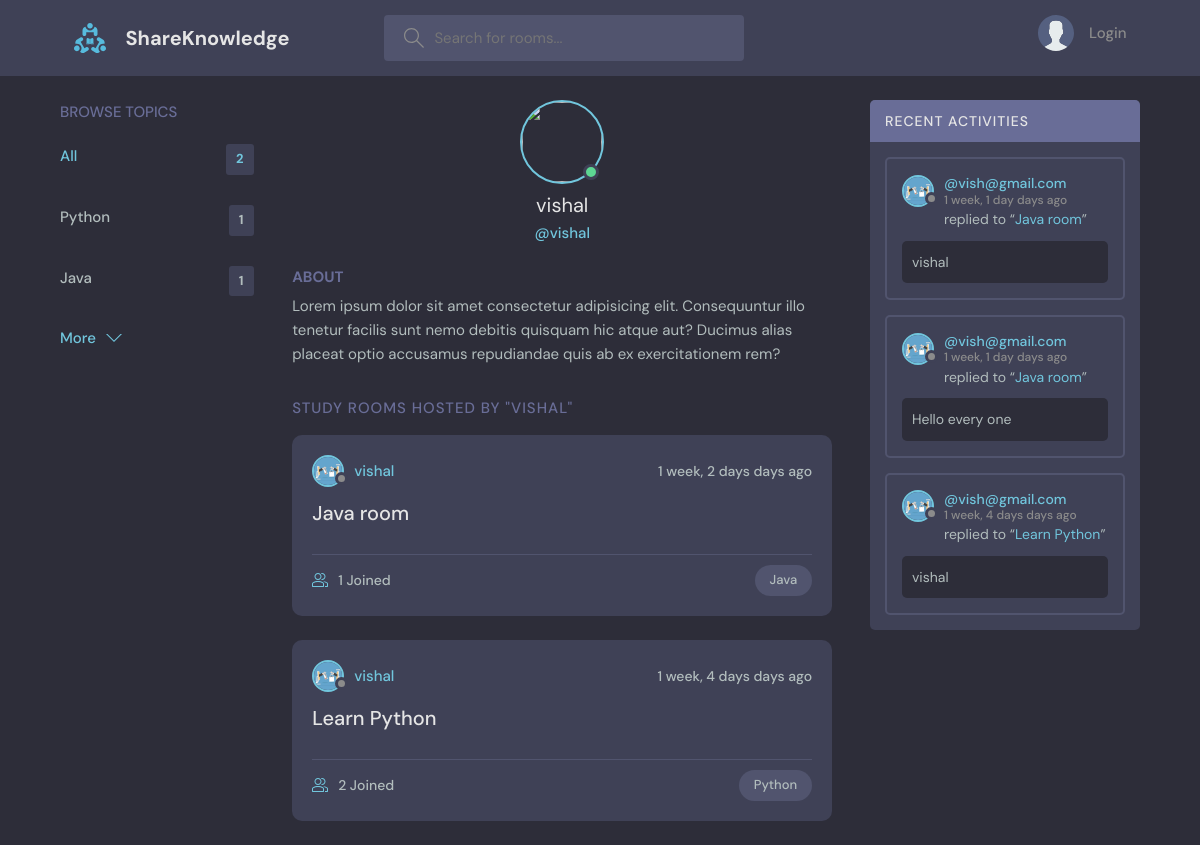
Before: /user-profile/1/ with the older database file.
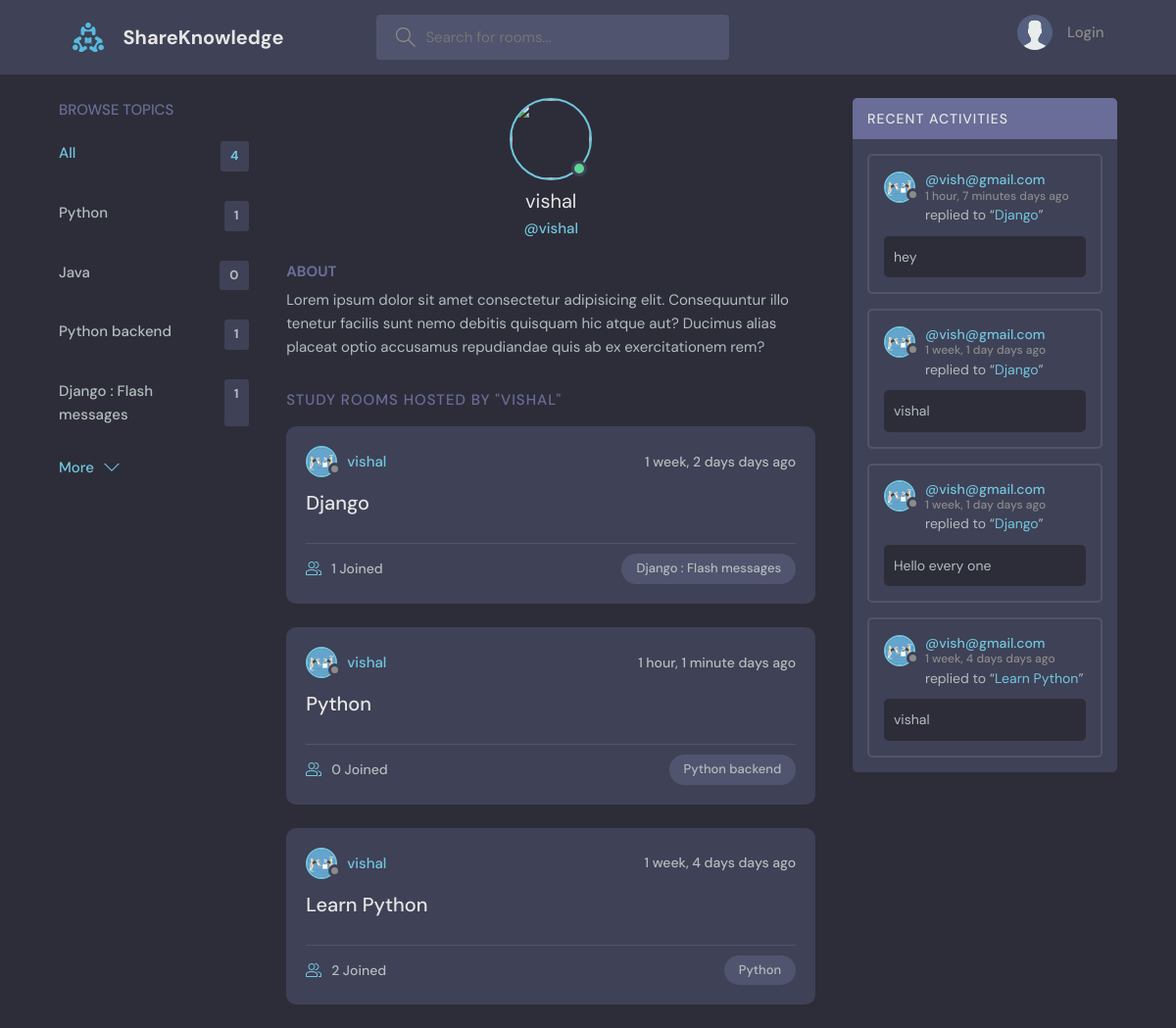
After: the same page with the newer database file.
### base/models.py (models this page shows, shortened)
class Topic(models.Model):
    name = models.CharField(max_length=200)
    def __str__(self):
        return self.name

class Room(models.Model):
    host = models.ForeignKey(User, on_delete=models.SET_NULL, null=True)
    topic = models.ForeignKey(Topic, on_delete=models.SET_NULL, null=True)
    name = models.CharField(max_length=100)
    description = models.TextField(null=True, blank=True)  # blank means we can update or add anytime
    participants = models.ManyToManyField(User, related_name='participants', blank=True)
    created = models.DateTimeField(auto_now_add=True)
    updated = models.DateTimeField(auto_now=True)
    class Meta:
        ordering = ['-updated', '-created']
    def __str__(self):
        return self.name

class User(AbstractUser):
    name = models.CharField(max_length=200, null=True)
    email = models.EmailField(unique=True, null=True)
    bio = models.TextField(null=True)
    avatar = models.ImageField(null=True, default="avatar.svg")
    USERNAME_FIELD = 'email'
    REQUIRED_FIELDS = []

class Messages(models.Model):
    user = models.ForeignKey(User, on_delete=models.CASCADE)
    room = models.ForeignKey(Room, on_delete=models.CASCADE)
    body = models.TextField()
    created = models.DateTimeField(auto_now_add=True)
    updated = models.DateTimeField(auto_now=True)
    class Meta:
        ordering = ['-updated', '-created']

### base/views.py (the view)
# urls.py: path('user-profile/<int:pk>/', userProfile, name='user-profile'),
def userProfile(request, pk):
    user = User.objects.get(pk=pk)
    rooms = user.room_set.all()     # i use rooms bcz in feed_component.html i iterate rooms data. then room is model and set is method
    room_messages = user.messages_set.all()  # i used same as above line
    topics = Topic.objects.all() # here I want to show all the topics and not only user's topics
    context = {
        'user':user,
        'rooms':rooms,
        'room_messages':room_messages,
        'topics':topics,
    }
    return render(request, 'base/profile.html', context)

### base/templates/base/profile.html (shortened to what this page needs)
{% extends 'main.html' %}
{% block content %}
  <main class="profile-page layout layout--3">
    <div class="container">
      {% include 'base/topics_component.html' %}
      <div class="roomList">
        <div class="profile">
          <div class="profile__avatar">
            <div class="avatar avatar--large active">
              <img src="{{ request.user.avatar.url }}" />
            </div>
          </div>
          <div class="profile__info">
            <h3>{{ user.username }}</h3>
            <p>@{{ user.username }}</p>
          </div>
          <div class="profile__about">
            <h3>About</h3>
            <p>
              Lorem ipsum dolor sit amet consectetur adipisicing elit. Consequuntur illo tenetur
              facilis sunt nemo debitis quisquam hic atque aut? Ducimus alias placeat optio
              accusamus repudiandae quis ab ex exercitationem rem?
            </p>
          </div>
        </div>
        <div class="roomList__header">
          <div>
            <h2>Study Rooms Hosted by "{{ user.username }}"</a>
            </h2>
          </div>
        </div>
        {% include 'base/feed_component.html' %}
      </div>
      {% include 'base/activity_component.html' %}
    </div>
  </main>
  {% endblock %}

### base/templates/base/topics_component.html
<div class="topics">
    <div class="topics__header">
      <h2>Browse Topics</h2>
    </div>
    <ul class="topics__list">
      <li>
        <a href="{% url 'home' %}" class="active">All <span>{{ topics.count }}</span></a>
      </li>
      {% for topic in topics %}
        <li>
            <a href="{% url 'home' %}?q={{ topic }}">{{ topic }} <span>{{ topic.room_set.all.count }}</span></a>
        </li>
      {% endfor %}
    </ul>
    <a class="btn btn--link" href="{% url 'topics' %}">
      More
      <svg version="1.1" xmlns="http://www.w3.org/2000/svg" width="32" height="32" viewBox="0 0 32 32">
        <title>chevron-down</title>
        <path d="M16 21l-13-13h-3l16 16 16-16h-3l-13 13z"></path>
      </svg>
    </a>
  </div>

### base/templates/base/feed_component.html (shortened to what this page needs)
{% for room in rooms %}
<div class="roomListRoom">
    <div class="roomListRoom__header">
      <a href="{% url 'user-profile' room.host.id %}" class="roomListRoom__author">
        <div class="avatar avatar--small">
          <img src="{{room.host.avatar.url}}" />
        </div>
        <span>{{ room.host.username }}</span>
      </a>
      <div class="roomListRoom__actions">
        <span>{{ room.created | timesince }} days ago</span>
      </div>
    </div>
    <div class="roomListRoom__content">
      <a href="{% url 'room' room.id %}">{{ room.name }}</a>
    </div>
    <div class="roomListRoom__meta">
      <a href="{% url 'room' room.id %}" class="roomListRoom__joined">
       {{ room.participants.all.count }} Joined
      </a>
      <p class="roomListRoom__topic">{{ room.topic }}</p>
    </div>
  </div>
{% endfor %}

### base/templates/base/activity_component.html (shortened to what this page needs)
<div class="activities">
    <div class="activities__header">
      <h2>Recent Activities</h2>
    </div>
    {% for message in room_messages %}
        <div class="activities__box">
        <div class="activities__boxHeader roomListRoom__header">
            <a href="{% url 'user-profile' message.user.id %}" class="roomListRoom__author">
            <div class="avatar avatar--small">
                <img src="{{ message.user.avatar.url }}" />
            </div>
            <p>
                @{{ message.user }}
                <span>{{ message.created | timesince }} days ago</span>
            </p>
            </a>
        </div>
        <div class="activities__boxContent">
            <p>replied to “<a href="{% url 'room' message.room.id %}">{{ message.room }}</a>”</p>
            <div class="activities__boxRoomContent">
                {{ message.body }}
            </div>
        </div>
    </div>
    {% endfor %}
  </div>

Changed rows visible on the page:
computed for Topic "Java": room_set.all.count "1" → "0"
added Topic: name "Python backend", room_set.all.count "1"
added Topic: name "Django : Flash messages", room_set.all.count "1"
changed Room: name "Java room" → "Django"; topic "Java" → "Django : Flash messages"
added Room: host.avatar (picture), host.username "vishal", created "1 hour, 1 minute", name "Python", participants.all.count "0", topic "Python backend"
added Messages: user.avatar (picture), user "vish@gmail.com", created "1 hour, 7 minutes", room "Django", body "hey"
changed through a linked row, Messages (number 2 of 4 on the later page): room "Java room" → "Django"
changed through a linked row, Messages "Hello every one": room "Java room" → "Django"
Other visible differences:
{{ topics.count }}: "2" → "4"
